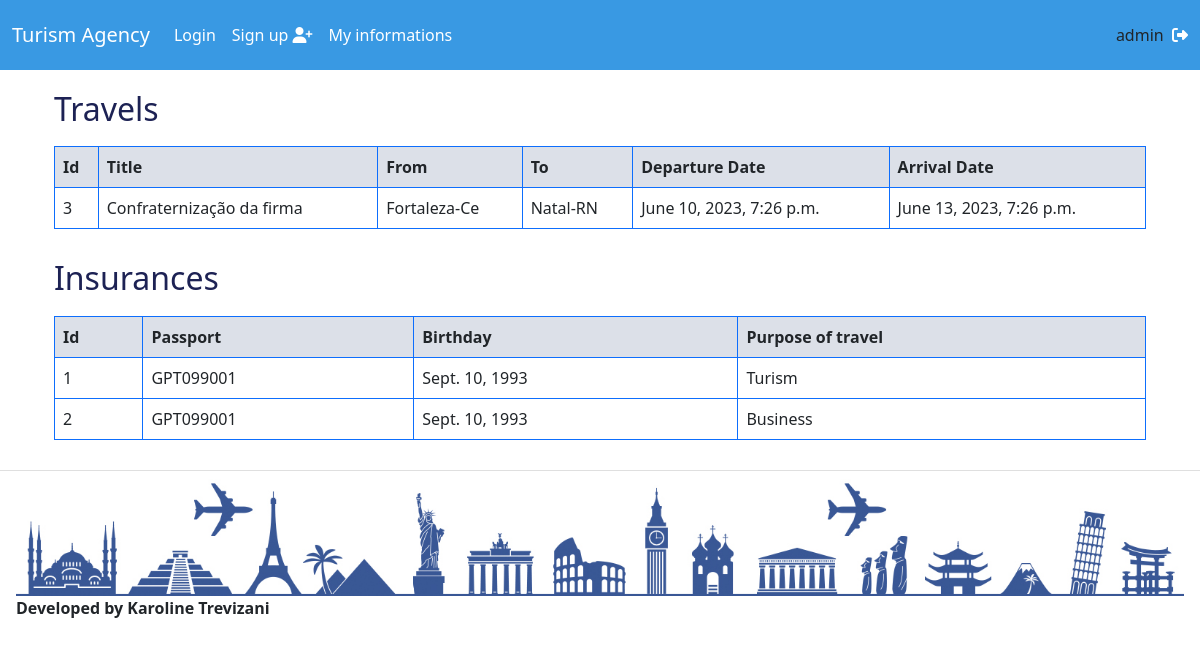
Screenshot of /view_info_travels/ (signed in) with the database file from the repository.
### siteapp/models.py (models this page shows, shortened)
class schedulingTravel(models.Model):
    user = models.ForeignKey(User, on_delete=models.CASCADE, null=True, blank=True)
    title = models.CharField(max_length=100, null=True, blank=True)
    from_place = models.CharField(max_length=100)
    to_place = models.CharField(max_length=100)
    departure_date = models.DateTimeField()
    arrival_date = models.DateTimeField()
    note = models.CharField(max_length=250,null=True, blank=True)
    class Meta:
        db_table = 'schedulingtravel'

class travelInsurance(models.Model):
    user = models.ForeignKey(User, on_delete=models.CASCADE, null=True, blank=True)
    passport = models.CharField(max_length=30)
    birthday = models.DateField()
    type_trip = models.CharField(max_length=30)
    class Meta:
        db_table = 'travelInsurance'

### siteapp/views.py (the view)
# urls.py: path('view_info_travels/', views.view_info_travels, name='view_info_travels'),
@csrf_exempt
@login_required(login_url='/login/')
def view_info_travels(request):
    user = request.user
    travels = schedulingTravel.objects.filter(user=user)
    travel_insurance = travelInsurance.objects.filter(user=user)
    data = {'travels': travels, 'user':[user], 'travel_insurance': travel_insurance}
    return render(request, 'view_forms/view_travels.html', context=data)

### siteapp/templates/view_forms/view_travels.html (shortened to what this page needs)
{% extends "model-page.html" %}
{% block content %}
<section>
    <div class="container">
        <div class="row" style="margin-bottom: 10px;">
            <h2 style="color: #1d2254;">Travels</h2>
        </div>
        <table class="table table-bordered border-primary" style="margin-bottom: 30px;">
            <thead>
                <tr style="background-color: #dce0e8;">
                    <td><b>Id</b></td>
                    <td><b>Title</b></td>
                    <td><b>From</b></td>
                    <td><b>To</b></td>
                    <td><b>Departure Date</b></td>
                    <td><b>Arrival Date<b/></td>
                </tr>
            </thead>
            {% for travel in travels %}
            <tbody>
                <tr>
                    <td>{{ travel.id }}</td>
                    <td>{{ travel.title }}</td>
                    <td>{{ travel.from_place }}</td>
                    <td>{{ travel.to_place }}</td>
                    <td>{{ travel.departure_date }}</td>
                    <td>{{ travel.arrival_date }}</td>
                </tr>
            </tbody>
            {% endfor %}
        </table>
    </div>
</section>
<section>
    <div class="container">
        <div class="row" style="margin-bottom: 10px;">
            <h2 style="color: #1d2254;">Insurances</h2>
        </div>
        <table class="table table-bordered border-primary" style="margin-bottom: 30px;">
            <thead>
                <tr style="background-color: #dce0e8;">
                    <td><b>Id</b></td>
                    <td><b>Passport</b></td>
                    <td><b>Birthday</b></td>
                    <td><b>Purpose of travel</b></td>
                </tr>
            </thead>
            {% for ti in travel_insurance %}
            <tbody>
                <tr>
                    <td>{{ ti.id }}</td>
                    <td>{{ ti.passport }}</td>
                    <td>{{ ti.birthday }}</td>
                    <td>{{ ti.type_trip }}</td>
                </tr>
            </tbody>
            {% endfor %}
        </table>
    </div>
</section>
{% endblock %}

### siteapp/templates/model-header.html (shortened to what this page needs)
    <link href="https://cdn.jsdelivr.net/npm/bootstrap@5.0.2/dist/css/bootstrap.min.css" rel="stylesheet">
    <link rel="stylesheet" href="https://cdnjs.cloudflare.com/ajax/libs/font-awesome/6.4.0/css/all.min.css">
    <nav class="navbar navbar-expand-lg" style="background-color: #3999e3; height: 70px;">
        <div class="container-fluid">
          <a class="navbar-brand" href="/" style="color: white;">Turism Agency</a>
          <div class="collapse navbar-collapse" id="navbarSupportedContent">
            <ul class="navbar-nav me-auto mb-2 mb-lg-0">
              <li class="nav-item">
                <a class="nav-link active" aria-current="page" href="/login" style="color: white;">Login</a>
              </li>
              <li class="nav-item">
                <a class="nav-link" href="/register" style="color: white;">Sign up <i class="fas fa-user-plus"></i></a>
              </li>
              <li class="nav-item">
                <a class="nav-link" href="/view_info_travels" tabindex="-1" style="color: white;">My informations</a>
              </li>
            </ul>
            <form class="d-flex">
              {% for u in user %} <a> {{u}}</a> {% endfor %} &nbsp;&nbsp;
              <a href="{% url 'logout' %}" style="color: white;"><i class="fas fa-sign-out-alt"></i></a>
            </form>
          </div>
        </div>
    </nav>
    <html lang="en">

### siteapp/templates/model-page.html (style rules this page uses)
.body { background-color: white; }

### siteapp/templates/model-header.html (style rules this page uses)
.container { width: auto; height: auto; margin-top: 10px; }

### rows the page displays
schedulingTravel: id "3", title "Confraternização da firma", from_place "Fortaleza-Ce", to_place "Natal-RN", departure_date "June 10, 2023, 7:26 p.m.", arrival_date "June 13, 2023, 7:26 p.m."
travelInsurance: id "1", passport "GPT099001", birthday "Sept. 10, 1993", type_trip "Turism"
travelInsurance: id "2", passport "GPT099001", birthday "Sept. 10, 1993", type_trip "Business"

### other values shown
{{ u }} "admin"
